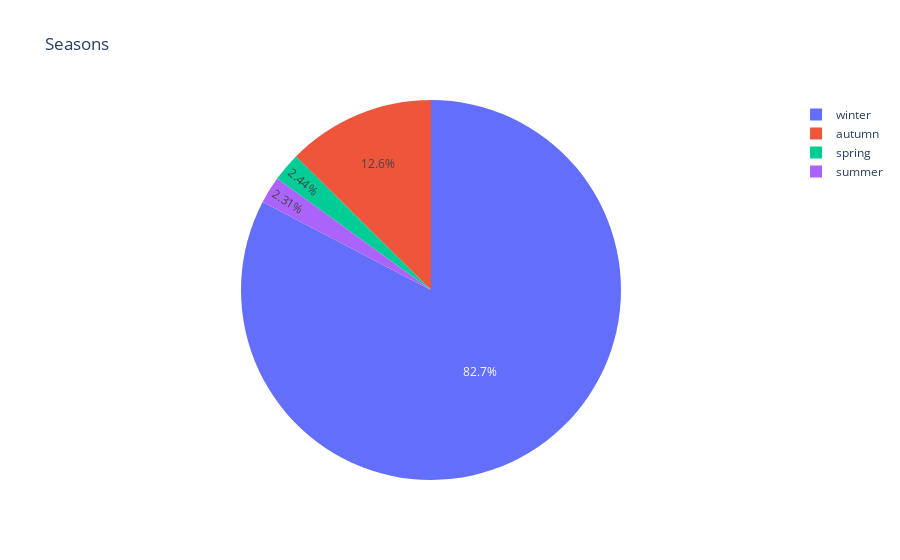

Notebook source saved alongside this figure:
### Markdown cell above
### Does the season has an impact ?

### Code cell
data = df_remorquages_mtl.groupby(["season"])\
                        .agg({'DATE_ORIGINE':"count", 
                         'date_delta':'mean',
                         'distance':'mean',
                         'date_ori':'max', 
                         'date_des':'max'})\
                        .sort_values("DATE_ORIGINE",ascending=True).reset_index()

fig = px.pie(data, values='DATE_ORIGINE', names='season', title='Seasons')
fig.show()

### Figure 1 — Plotly figure (JSON) as saved in the notebook; plotly's stock layout.template omitted (floating-point values rounded to 4 significant figures)
{"data": [{"domain": {"x": [0, 1], "y": [0, 1]}, "hovertemplate": "season=%{label}<br>DATE_ORIGINE=%{value}<extra></extra>", "labels": ["summer", "spring", "autumn", "winter"], "legendgroup": "", "name": "", "showlegend": true, "type": "pie", "values": [5499, 5808, 30007, 197064]}], "layout": {"legend": {"tracegroupgap": 0}, "title": {"text": "Seasons"}}}
